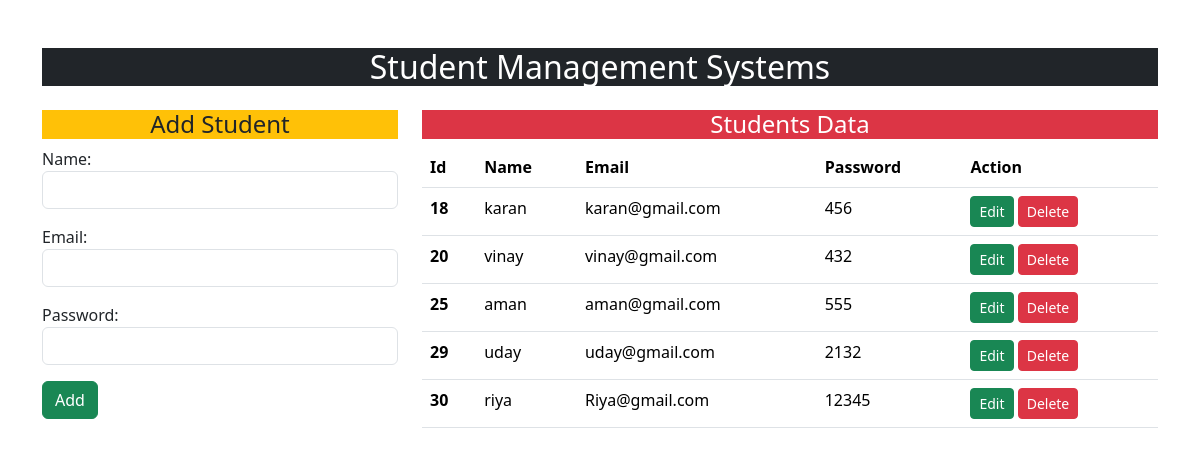
The page / on the database its author committed.
### crud_app/models.py (models this page shows)
class User(models.Model):
    name = models.CharField(max_length=70)
    email = models.EmailField(max_length=100)
    password = models.CharField(max_length=100)

### crud_app/views.py (the view)
# urls.py: path('', views.add_show , name="addandshow"),
def add_show(request):
    if request.method == 'POST':
        fm = StudentRegistration(request.POST)
        if fm.is_valid():
            nm = fm.cleaned_data['name']
            em = fm.cleaned_data['email']
            pw = fm.cleaned_data['password']
            reg = User(name=nm, email=em, password=pw)
            reg.save()
            fm = StudentRegistration()
    else:
        fm = StudentRegistration()
    stu = User.objects.all()
    return render(request, 'crud_app/addandshow.html', {'form': fm, 'stu': stu})

### crud_app/forms.py
class StudentRegistration(forms.ModelForm):
    class Meta:
        model = User
        fields = ['name', 'email','password']
        widgets = {
            'name': forms.TextInput(attrs={'class':'form-control'}),
            'email': forms.EmailInput(attrs={'class':'form-control'}),
            'password': forms.PasswordInput(render_value=True, attrs={'class':'form-control'}),
        }

### crud_app/templates/crud_app/addandshow.html (shortened to what this page needs)
{% extends "crud_app/base.html" %}
{% block content %}
<div class="row">
    <div class="col-sm-4 mt-3">
        <h4 class="text-center bg-warning">Add Student</h4>
       <form action="" method="post">
        {{form.as_p}}
        <input type="submit" value="Add" class="btn btn-success">
       </form>
    </div>
    <div class="col-sm-8 mt-3">
        <h4 class="text-center bg-danger text-white">Students Data</h4>
        {% if stu %}
        <table class="table">
            <thead>
              <tr>
                <th scope="col">Id</th>
                <th scope="col">Name</th>
                <th scope="col">Email</th>
                <th scope="col">Password</th>
                <th scope="col">Action</th>
              </tr>
            </thead>
            <tbody>
                {% for st in stu %}
              <tr>
                <th scope="row">{{st.id}}</th>
                <td>{{st.name}}</td>
                <td>{{st.email}}</td>
                <td>{{st.password}}</td>
                <td>
                    <a href="{% url 'updatedata' st.id %}" class="btn btn-success btn-sm">Edit</a>
                    <form action="{% url 'deletedata' st.id %}" method="post" class="d-inline">
                        <input type="submit" value="Delete" class="btn btn-danger btn-sm">
                    </form>
                </td>
              </tr>
              {% endfor %}
            </tbody>
          </table>
        {% else %}
        <h4>No Students Found</h4>
        {% endif %}
    </div>
</div>
{% endblock content %}

### crud_app/templates/crud_app/base.html (shortened to what this page needs)
<!DOCTYPE html>
<html lang="en">
<head>
    <link href="https://cdn.jsdelivr.net/npm/bootstrap@5.3.3/dist/css/bootstrap.min.css" rel="stylesheet">
</head>
</head>
<body>
    <div class="container mt-5">
        <h2 class="text-center bg-dark text-white">Student Management Systems</h2>
        {% block content %}{% endblock content %}
    </div>
</body>
</html>

### rows shown on the page
User: id "18", name "karan", email "karan@gmail.com", password "456"
User: id "20", name "vinay", email "vinay@gmail.com", password "432"
User: id "25", name "aman", email "aman@gmail.com", password "555"
User: id "29", name "uday", email "uday@gmail.com", password "2132"
User: id "30", name "riya", email "Riya@gmail.com", password "12345"
